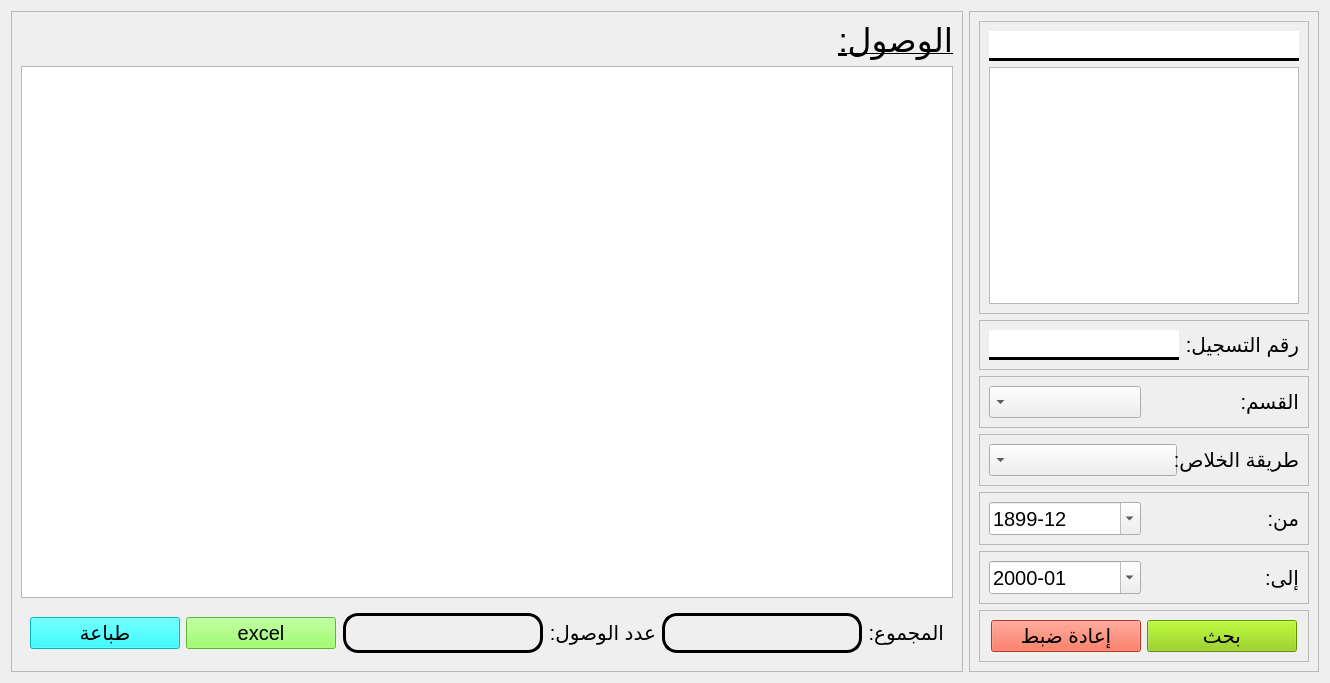
<?xml version="1.0" encoding="UTF-8"?>
<ui version="4.0">
 <class>view_payment</class>
 <widget class="QWidget" name="view_payment">
  <property name="geometry">
   <rect>
    <x>0</x>
    <y>0</y>
    <width>1330</width>
    <height>683</height>
   </rect>
  </property>
  <property name="windowTitle">
   <string>Form</string>
  </property>
  <layout class="QHBoxLayout" name="horizontalLayout">
   <item>
    <widget class="QFrame" name="frame_33">
     <property name="sizePolicy">
      <sizepolicy hsizetype="Expanding" vsizetype="Preferred">
       <horstretch>0</horstretch>
       <verstretch>0</verstretch>
      </sizepolicy>
     </property>
     <property name="frameShape">
      <enum>QFrame::Shape::StyledPanel</enum>
     </property>
     <property name="frameShadow">
      <enum>QFrame::Shadow::Raised</enum>
     </property>
     <layout class="QHBoxLayout" name="horizontalLayout_2">
      <property name="spacing">
       <number>0</number>
      </property>
      <property name="leftMargin">
       <number>0</number>
      </property>
      <property name="topMargin">
       <number>0</number>
      </property>
      <property name="rightMargin">
       <number>0</number>
      </property>
      <property name="bottomMargin">
       <number>0</number>
      </property>
      <item>
       <widget class="QStackedWidget" name="stackedWidget">
        <property name="currentIndex">
         <number>0</number>
        </property>
        <widget class="QWidget" name="page">
         <layout class="QVBoxLayout" name="verticalLayout">
          <item>
           <widget class="QLabel" name="label_17">
            <property name="sizePolicy">
             <sizepolicy hsizetype="Expanding" vsizetype="Preferred">
              <horstretch>0</horstretch>
              <verstretch>0</verstretch>
             </sizepolicy>
            </property>
            <property name="font">
             <font>
              <pointsize>25</pointsize>
              <underline>true</underline>
             </font>
            </property>
            <property name="text">
             <string>الوصول:</string>
            </property>
           </widget>
          </item>
          <item>
           <widget class="QTableView" name="reg_tbl">
            <property name="font">
             <font>
              <pointsize>15</pointsize>
             </font>
            </property>
            <property name="layoutDirection">
             <enum>Qt::LayoutDirection::RightToLeft</enum>
            </property>
            <property name="editTriggers">
             <set>QAbstractItemView::EditTrigger::NoEditTriggers</set>
            </property>
            <property name="alternatingRowColors">
             <bool>true</bool>
            </property>
            <property name="selectionMode">
             <enum>QAbstractItemView::SelectionMode::SingleSelection</enum>
            </property>
            <property name="selectionBehavior">
             <enum>QAbstractItemView::SelectionBehavior::SelectRows</enum>
            </property>
            <property name="verticalScrollMode">
             <enum>QAbstractItemView::ScrollMode::ScrollPerPixel</enum>
            </property>
            <property name="horizontalScrollMode">
             <enum>QAbstractItemView::ScrollMode::ScrollPerPixel</enum>
            </property>
            <property name="showGrid">
             <bool>false</bool>
            </property>
            <attribute name="horizontalHeaderMinimumSectionSize">
             <number>150</number>
            </attribute>
            <attribute name="verticalHeaderDefaultSectionSize">
             <number>35</number>
            </attribute>
           </widget>
          </item>
          <item>
           <widget class="QFrame" name="frame_11">
            <property name="frameShape">
             <enum>QFrame::Shape::NoFrame</enum>
            </property>
            <property name="frameShadow">
             <enum>QFrame::Shadow::Raised</enum>
            </property>
            <layout class="QHBoxLayout" name="horizontalLayout_9">
             <item>
              <widget class="QPushButton" name="printing_btn">
               <property name="minimumSize">
                <size>
                 <width>150</width>
                 <height>30</height>
                </size>
               </property>
               <property name="font">
                <font>
                 <pointsize>15</pointsize>
                </font>
               </property>
               <property name="styleSheet">
                <string notr="true">background-color: rgb(0, 255, 255);</string>
               </property>
               <property name="text">
                <string>طباعة</string>
               </property>
               <property name="shortcut">
                <string>Ctrl+P</string>
               </property>
              </widget>
             </item>
             <item>
              <widget class="QPushButton" name="export_btn">
               <property name="minimumSize">
                <size>
                 <width>150</width>
                 <height>30</height>
                </size>
               </property>
               <property name="font">
                <font>
                 <pointsize>15</pointsize>
                </font>
               </property>
               <property name="styleSheet">
                <string notr="true">background-color: rgb(127, 255, 67);</string>
               </property>
               <property name="text">
                <string>excel</string>
               </property>
               <property name="shortcut">
                <string>Ctrl+E</string>
               </property>
              </widget>
             </item>
             <item>
              <spacer name="horizontalSpacer_26">
               <property name="orientation">
                <enum>Qt::Orientation::Horizontal</enum>
               </property>
               <property name="sizeHint" stdset="0">
                <size>
                 <width>147</width>
                 <height>20</height>
                </size>
               </property>
              </spacer>
             </item>
             <item>
              <widget class="QLabel" name="nb">
               <property name="sizePolicy">
                <sizepolicy hsizetype="Minimum" vsizetype="Preferred">
                 <horstretch>0</horstretch>
                 <verstretch>0</verstretch>
                </sizepolicy>
               </property>
               <property name="minimumSize">
                <size>
                 <width>200</width>
                 <height>40</height>
                </size>
               </property>
               <property name="maximumSize">
                <size>
                 <width>16777215</width>
                 <height>50</height>
                </size>
               </property>
               <property name="font">
                <font>
                 <pointsize>15</pointsize>
                </font>
               </property>
               <property name="styleSheet">
                <string notr="true">border: 3px solid black; 
border-radius: 15px</string>
               </property>
               <property name="text">
                <string/>
               </property>
               <property name="alignment">
                <set>Qt::AlignmentFlag::AlignCenter</set>
               </property>
              </widget>
             </item>
             <item>
              <widget class="QLabel" name="label_19">
               <property name="font">
                <font>
                 <pointsize>15</pointsize>
                </font>
               </property>
               <property name="layoutDirection">
                <enum>Qt::LayoutDirection::RightToLeft</enum>
               </property>
               <property name="text">
                <string>عدد الوصول:</string>
               </property>
               <property name="alignment">
                <set>Qt::AlignmentFlag::AlignLeading|Qt::AlignmentFlag::AlignLeft|Qt::AlignmentFlag::AlignVCenter</set>
               </property>
              </widget>
             </item>
             <item>
              <widget class="QLabel" name="total">
               <property name="sizePolicy">
                <sizepolicy hsizetype="Minimum" vsizetype="Preferred">
                 <horstretch>0</horstretch>
                 <verstretch>0</verstretch>
                </sizepolicy>
               </property>
               <property name="minimumSize">
                <size>
                 <width>200</width>
                 <height>40</height>
                </size>
               </property>
               <property name="maximumSize">
                <size>
                 <width>16777215</width>
                 <height>50</height>
                </size>
               </property>
               <property name="font">
                <font>
                 <pointsize>15</pointsize>
                </font>
               </property>
               <property name="styleSheet">
                <string notr="true">border: 3px solid black; 
border-radius: 15px</string>
               </property>
               <property name="text">
                <string/>
               </property>
               <property name="alignment">
                <set>Qt::AlignmentFlag::AlignCenter</set>
               </property>
              </widget>
             </item>
             <item>
              <widget class="QLabel" name="label_20">
               <property name="font">
                <font>
                 <pointsize>15</pointsize>
                </font>
               </property>
               <property name="layoutDirection">
                <enum>Qt::LayoutDirection::RightToLeft</enum>
               </property>
               <property name="text">
                <string>المجموع:</string>
               </property>
               <property name="alignment">
                <set>Qt::AlignmentFlag::AlignLeading|Qt::AlignmentFlag::AlignLeft|Qt::AlignmentFlag::AlignVCenter</set>
               </property>
              </widget>
             </item>
            </layout>
           </widget>
          </item>
         </layout>
        </widget>
        <widget class="QWidget" name="page_2">
         <layout class="QVBoxLayout" name="verticalLayout_2">
          <item>
           <widget class="QLabel" name="label_18">
            <property name="sizePolicy">
             <sizepolicy hsizetype="Expanding" vsizetype="Preferred">
              <horstretch>0</horstretch>
              <verstretch>0</verstretch>
             </sizepolicy>
            </property>
            <property name="font">
             <font>
              <pointsize>25</pointsize>
              <underline>true</underline>
             </font>
            </property>
            <property name="text">
             <string>تغيير المبلغ:</string>
            </property>
            <property name="alignment">
             <set>Qt::AlignmentFlag::AlignCenter</set>
            </property>
           </widget>
          </item>
          <item>
           <widget class="QFrame" name="frame_2">
            <property name="frameShape">
             <enum>QFrame::Shape::NoFrame</enum>
            </property>
            <property name="frameShadow">
             <enum>QFrame::Shadow::Raised</enum>
            </property>
            <layout class="QHBoxLayout" name="horizontalLayout_4">
             <item>
              <spacer name="horizontalSpacer">
               <property name="orientation">
                <enum>Qt::Orientation::Horizontal</enum>
               </property>
               <property name="sizeHint" stdset="0">
                <size>
                 <width>40</width>
                 <height>20</height>
                </size>
               </property>
              </spacer>
             </item>
             <item>
              <widget class="QLabel" name="previous_price">
               <property name="sizePolicy">
                <sizepolicy hsizetype="Minimum" vsizetype="Preferred">
                 <horstretch>0</horstretch>
                 <verstretch>0</verstretch>
                </sizepolicy>
               </property>
               <property name="minimumSize">
                <size>
                 <width>200</width>
                 <height>40</height>
                </size>
               </property>
               <property name="maximumSize">
                <size>
                 <width>16777215</width>
                 <height>50</height>
                </size>
               </property>
               <property name="font">
                <font>
                 <pointsize>15</pointsize>
                </font>
               </property>
               <property name="styleSheet">
                <string notr="true">border: 3px solid black; 
border-radius: 15px</string>
               </property>
               <property name="text">
                <string/>
               </property>
               <property name="alignment">
                <set>Qt::AlignmentFlag::AlignCenter</set>
               </property>
              </widget>
             </item>
             <item>
              <spacer name="horizontalSpacer_3">
               <property name="orientation">
                <enum>Qt::Orientation::Horizontal</enum>
               </property>
               <property name="sizeType">
                <enum>QSizePolicy::Policy::Fixed</enum>
               </property>
               <property name="sizeHint" stdset="0">
                <size>
                 <width>40</width>
                 <height>20</height>
                </size>
               </property>
              </spacer>
             </item>
             <item>
              <widget class="QLabel" name="label_22">
               <property name="font">
                <font>
                 <pointsize>15</pointsize>
                </font>
               </property>
               <property name="layoutDirection">
                <enum>Qt::LayoutDirection::RightToLeft</enum>
               </property>
               <property name="text">
                <string>المبلغ السابق:</string>
               </property>
               <property name="alignment">
                <set>Qt::AlignmentFlag::AlignLeading|Qt::AlignmentFlag::AlignLeft|Qt::AlignmentFlag::AlignVCenter</set>
               </property>
              </widget>
             </item>
             <item>
              <spacer name="horizontalSpacer_2">
               <property name="orientation">
                <enum>Qt::Orientation::Horizontal</enum>
               </property>
               <property name="sizeHint" stdset="0">
                <size>
                 <width>40</width>
                 <height>20</height>
                </size>
               </property>
              </spacer>
             </item>
            </layout>
           </widget>
          </item>
          <item>
           <widget class="QFrame" name="frame_3">
            <property name="frameShape">
             <enum>QFrame::Shape::NoFrame</enum>
            </property>
            <property name="frameShadow">
             <enum>QFrame::Shadow::Raised</enum>
            </property>
            <layout class="QHBoxLayout" name="horizontalLayout_5">
             <item>
              <spacer name="horizontalSpacer_5">
               <property name="orientation">
                <enum>Qt::Orientation::Horizontal</enum>
               </property>
               <property name="sizeHint" stdset="0">
                <size>
                 <width>40</width>
                 <height>20</height>
                </size>
               </property>
              </spacer>
             </item>
             <item>
              <widget class="QDoubleSpinBox" name="new_price">
               <property name="enabled">
                <bool>true</bool>
               </property>
               <property name="minimumSize">
                <size>
                 <width>150</width>
                 <height>40</height>
                </size>
               </property>
               <property name="font">
                <font>
                 <pointsize>15</pointsize>
                </font>
               </property>
               <property name="layoutDirection">
                <enum>Qt::LayoutDirection::RightToLeft</enum>
               </property>
               <property name="alignment">
                <set>Qt::AlignmentFlag::AlignRight|Qt::AlignmentFlag::AlignTrailing|Qt::AlignmentFlag::AlignVCenter</set>
               </property>
               <property name="buttonSymbols">
                <enum>QAbstractSpinBox::ButtonSymbols::NoButtons</enum>
               </property>
               <property name="decimals">
                <number>3</number>
               </property>
              </widget>
             </item>
             <item>
              <spacer name="horizontalSpacer_4">
               <property name="orientation">
                <enum>Qt::Orientation::Horizontal</enum>
               </property>
               <property name="sizeType">
                <enum>QSizePolicy::Policy::Fixed</enum>
               </property>
               <property name="sizeHint" stdset="0">
                <size>
                 <width>40</width>
                 <height>20</height>
                </size>
               </property>
              </spacer>
             </item>
             <item>
              <widget class="QLabel" name="label_23">
               <property name="font">
                <font>
                 <pointsize>15</pointsize>
                </font>
               </property>
               <property name="layoutDirection">
                <enum>Qt::LayoutDirection::RightToLeft</enum>
               </property>
               <property name="text">
                <string>المبلغ الجديد:</string>
               </property>
               <property name="alignment">
                <set>Qt::AlignmentFlag::AlignLeading|Qt::AlignmentFlag::AlignLeft|Qt::AlignmentFlag::AlignVCenter</set>
               </property>
              </widget>
             </item>
             <item>
              <spacer name="horizontalSpacer_6">
               <property name="orientation">
                <enum>Qt::Orientation::Horizontal</enum>
               </property>
               <property name="sizeHint" stdset="0">
                <size>
                 <width>40</width>
                 <height>20</height>
                </size>
               </property>
              </spacer>
             </item>
            </layout>
           </widget>
          </item>
          <item>
           <widget class="QFrame" name="frame_34">
            <property name="frameShape">
             <enum>QFrame::Shape::NoFrame</enum>
            </property>
            <property name="frameShadow">
             <enum>QFrame::Shadow::Raised</enum>
            </property>
            <layout class="QHBoxLayout" name="horizontalLayout_6">
             <item>
              <spacer name="horizontalSpacer_21">
               <property name="orientation">
                <enum>Qt::Orientation::Horizontal</enum>
               </property>
               <property name="sizeHint" stdset="0">
                <size>
                 <width>318</width>
                 <height>20</height>
                </size>
               </property>
              </spacer>
             </item>
             <item>
              <widget class="QPushButton" name="cancel_btn">
               <property name="minimumSize">
                <size>
                 <width>150</width>
                 <height>30</height>
                </size>
               </property>
               <property name="font">
                <font>
                 <pointsize>15</pointsize>
                </font>
               </property>
               <property name="styleSheet">
                <string notr="true">background-color: rgb(255, 75, 43);</string>
               </property>
               <property name="text">
                <string> الغاء</string>
               </property>
               <property name="shortcut">
                <string>Esc</string>
               </property>
              </widget>
             </item>
             <item>
              <widget class="QPushButton" name="update_btn">
               <property name="enabled">
                <bool>true</bool>
               </property>
               <property name="minimumSize">
                <size>
                 <width>150</width>
                 <height>30</height>
                </size>
               </property>
               <property name="font">
                <font>
                 <pointsize>15</pointsize>
                </font>
               </property>
               <property name="styleSheet">
                <string notr="true">background-color: rgb(203, 156, 45);</string>
               </property>
               <property name="text">
                <string>تغيير</string>
               </property>
               <property name="shortcut">
                <string>Return</string>
               </property>
              </widget>
             </item>
             <item>
              <spacer name="horizontalSpacer_22">
               <property name="orientation">
                <enum>Qt::Orientation::Horizontal</enum>
               </property>
               <property name="sizeHint" stdset="0">
                <size>
                 <width>317</width>
                 <height>20</height>
                </size>
               </property>
              </spacer>
             </item>
            </layout>
           </widget>
          </item>
         </layout>
        </widget>
       </widget>
      </item>
     </layout>
    </widget>
   </item>
   <item>
    <widget class="QFrame" name="search_frame">
     <property name="maximumSize">
      <size>
       <width>350</width>
       <height>16777215</height>
      </size>
     </property>
     <property name="frameShape">
      <enum>QFrame::Shape::StyledPanel</enum>
     </property>
     <property name="frameShadow">
      <enum>QFrame::Shadow::Raised</enum>
     </property>
     <layout class="QVBoxLayout" name="verticalLayout_5">
      <item>
       <widget class="QFrame" name="frame_28">
        <property name="frameShape">
         <enum>QFrame::Shape::StyledPanel</enum>
        </property>
        <property name="frameShadow">
         <enum>QFrame::Shadow::Raised</enum>
        </property>
        <layout class="QVBoxLayout" name="verticalLayout_12">
         <item>
          <widget class="QLineEdit" name="search_ent">
           <property name="minimumSize">
            <size>
             <width>0</width>
             <height>30</height>
            </size>
           </property>
           <property name="font">
            <font>
             <pointsize>15</pointsize>
            </font>
           </property>
           <property name="layoutDirection">
            <enum>Qt::LayoutDirection::RightToLeft</enum>
           </property>
           <property name="styleSheet">
            <string notr="true">border: 3px solid black;
border-left: none;
border-right: none;
border-top: none 
</string>
           </property>
          </widget>
         </item>
         <item>
          <widget class="QListWidget" name="student_list">
           <property name="font">
            <font>
             <pointsize>15</pointsize>
            </font>
           </property>
           <property name="layoutDirection">
            <enum>Qt::LayoutDirection::RightToLeft</enum>
           </property>
           <property name="alternatingRowColors">
            <bool>true</bool>
           </property>
          </widget>
         </item>
        </layout>
       </widget>
      </item>
      <item>
       <widget class="QFrame" name="frame_15">
        <property name="frameShape">
         <enum>QFrame::Shape::StyledPanel</enum>
        </property>
        <property name="frameShadow">
         <enum>QFrame::Shadow::Raised</enum>
        </property>
        <layout class="QHBoxLayout" name="horizontalLayout_13">
         <item>
          <widget class="QLineEdit" name="num_inscrit">
           <property name="minimumSize">
            <size>
             <width>0</width>
             <height>30</height>
            </size>
           </property>
           <property name="font">
            <font>
             <pointsize>15</pointsize>
            </font>
           </property>
           <property name="layoutDirection">
            <enum>Qt::LayoutDirection::RightToLeft</enum>
           </property>
           <property name="styleSheet">
            <string notr="true">border: 3px solid black;
border-left: none;
border-right: none;
border-top: none 
</string>
           </property>
          </widget>
         </item>
         <item>
          <widget class="QLabel" name="label_9">
           <property name="font">
            <font>
             <pointsize>15</pointsize>
            </font>
           </property>
           <property name="text">
            <string>رقم التسجيل:</string>
           </property>
          </widget>
         </item>
        </layout>
       </widget>
      </item>
      <item>
       <widget class="QFrame" name="frame_29">
        <property name="frameShape">
         <enum>QFrame::Shape::StyledPanel</enum>
        </property>
        <property name="frameShadow">
         <enum>QFrame::Shadow::Raised</enum>
        </property>
        <layout class="QHBoxLayout" name="horizontalLayout_21">
         <item>
          <widget class="QComboBox" name="classroom">
           <property name="font">
            <font>
             <pointsize>15</pointsize>
            </font>
           </property>
           <property name="layoutDirection">
            <enum>Qt::LayoutDirection::RightToLeft</enum>
           </property>
           <property name="editable">
            <bool>false</bool>
           </property>
          </widget>
         </item>
         <item>
          <widget class="QLabel" name="label_14">
           <property name="font">
            <font>
             <pointsize>15</pointsize>
            </font>
           </property>
           <property name="layoutDirection">
            <enum>Qt::LayoutDirection::RightToLeft</enum>
           </property>
           <property name="text">
            <string>القسم:</string>
           </property>
           <property name="alignment">
            <set>Qt::AlignmentFlag::AlignLeading|Qt::AlignmentFlag::AlignLeft|Qt::AlignmentFlag::AlignVCenter</set>
           </property>
          </widget>
         </item>
        </layout>
       </widget>
      </item>
      <item>
       <widget class="QFrame" name="frame_13">
        <property name="frameShape">
         <enum>QFrame::Shape::StyledPanel</enum>
        </property>
        <property name="frameShadow">
         <enum>QFrame::Shadow::Raised</enum>
        </property>
        <layout class="QHBoxLayout" name="horizontalLayout_11">
         <item>
          <widget class="QComboBox" name="way">
           <property name="minimumSize">
            <size>
             <width>188</width>
             <height>30</height>
            </size>
           </property>
           <property name="font">
            <font>
             <pointsize>15</pointsize>
            </font>
           </property>
           <property name="layoutDirection">
            <enum>Qt::LayoutDirection::RightToLeft</enum>
           </property>
          </widget>
         </item>
         <item>
          <widget class="QLabel" name="label_7">
           <property name="font">
            <font>
             <pointsize>15</pointsize>
            </font>
           </property>
           <property name="text">
            <string>طريقة الخلاص:</string>
           </property>
          </widget>
         </item>
        </layout>
       </widget>
      </item>
      <item>
       <widget class="QFrame" name="frame_30">
        <property name="frameShape">
         <enum>QFrame::Shape::StyledPanel</enum>
        </property>
        <property name="frameShadow">
         <enum>QFrame::Shadow::Raised</enum>
        </property>
        <layout class="QHBoxLayout" name="horizontalLayout_22">
         <item>
          <widget class="QDateEdit" name="du">
           <property name="minimumSize">
            <size>
             <width>150</width>
             <height>30</height>
            </size>
           </property>
           <property name="font">
            <font>
             <pointsize>15</pointsize>
            </font>
           </property>
           <property name="dateTime">
            <datetime>
             <hour>0</hour>
             <minute>0</minute>
             <second>0</second>
             <year>1899</year>
             <month>12</month>
             <day>22</day>
            </datetime>
           </property>
           <property name="displayFormat">
            <string>yyyy-MM</string>
           </property>
           <property name="calendarPopup">
            <bool>true</bool>
           </property>
          </widget>
         </item>
         <item>
          <widget class="QLabel" name="label_15">
           <property name="font">
            <font>
             <pointsize>15</pointsize>
            </font>
           </property>
           <property name="layoutDirection">
            <enum>Qt::LayoutDirection::RightToLeft</enum>
           </property>
           <property name="text">
            <string>من:</string>
           </property>
           <property name="alignment">
            <set>Qt::AlignmentFlag::AlignLeading|Qt::AlignmentFlag::AlignLeft|Qt::AlignmentFlag::AlignVCenter</set>
           </property>
          </widget>
         </item>
        </layout>
       </widget>
      </item>
      <item>
       <widget class="QFrame" name="frame_31">
        <property name="frameShape">
         <enum>QFrame::Shape::StyledPanel</enum>
        </property>
        <property name="frameShadow">
         <enum>QFrame::Shadow::Raised</enum>
        </property>
        <layout class="QHBoxLayout" name="horizontalLayout_23">
         <item>
          <widget class="QDateEdit" name="to">
           <property name="minimumSize">
            <size>
             <width>150</width>
             <height>30</height>
            </size>
           </property>
           <property name="font">
            <font>
             <pointsize>15</pointsize>
            </font>
           </property>
           <property name="displayFormat">
            <string>yyyy-MM</string>
           </property>
           <property name="calendarPopup">
            <bool>true</bool>
           </property>
          </widget>
         </item>
         <item>
          <widget class="QLabel" name="label_16">
           <property name="font">
            <font>
             <pointsize>15</pointsize>
            </font>
           </property>
           <property name="layoutDirection">
            <enum>Qt::LayoutDirection::RightToLeft</enum>
           </property>
           <property name="text">
            <string>إلى:</string>
           </property>
           <property name="alignment">
            <set>Qt::AlignmentFlag::AlignLeading|Qt::AlignmentFlag::AlignLeft|Qt::AlignmentFlag::AlignVCenter</set>
           </property>
          </widget>
         </item>
        </layout>
       </widget>
      </item>
      <item>
       <widget class="QFrame" name="frame_32">
        <property name="frameShape">
         <enum>QFrame::Shape::StyledPanel</enum>
        </property>
        <property name="frameShadow">
         <enum>QFrame::Shadow::Raised</enum>
        </property>
        <layout class="QHBoxLayout" name="horizontalLayout_24">
         <item>
          <spacer name="horizontalSpacer_19">
           <property name="orientation">
            <enum>Qt::Orientation::Horizontal</enum>
           </property>
           <property name="sizeHint" stdset="0">
            <size>
             <width>318</width>
             <height>20</height>
            </size>
           </property>
          </spacer>
         </item>
         <item>
          <widget class="QPushButton" name="reset_btn">
           <property name="minimumSize">
            <size>
             <width>150</width>
             <height>30</height>
            </size>
           </property>
           <property name="font">
            <font>
             <pointsize>15</pointsize>
            </font>
           </property>
           <property name="styleSheet">
            <string notr="true">background-color: rgb(255, 75, 43);</string>
           </property>
           <property name="text">
            <string>إعادة ضبط</string>
           </property>
           <property name="shortcut">
            <string>Esc</string>
           </property>
          </widget>
         </item>
         <item>
          <widget class="QPushButton" name="search_btn">
           <property name="minimumSize">
            <size>
             <width>150</width>
             <height>30</height>
            </size>
           </property>
           <property name="font">
            <font>
             <pointsize>15</pointsize>
            </font>
           </property>
           <property name="styleSheet">
            <string notr="true">background-color: rgb(135, 202, 0);
</string>
           </property>
           <property name="text">
            <string>بحث</string>
           </property>
           <property name="shortcut">
            <string>Return</string>
           </property>
          </widget>
         </item>
         <item>
          <spacer name="horizontalSpacer_20">
           <property name="orientation">
            <enum>Qt::Orientation::Horizontal</enum>
           </property>
           <property name="sizeHint" stdset="0">
            <size>
             <width>317</width>
             <height>20</height>
            </size>
           </property>
          </spacer>
         </item>
        </layout>
       </widget>
      </item>
     </layout>
    </widget>
   </item>
  </layout>
 </widget>
 <resources/>
 <connections/>
</ui>
